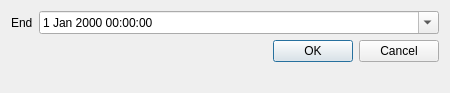
<?xml version="1.0" encoding="UTF-8"?>
<ui version="4.0">
 <class>EndDialog</class>
 <widget class="QDialog" name="EndDialog">
  <property name="geometry">
   <rect>
    <x>0</x>
    <y>0</y>
    <width>450</width>
    <height>93</height>
   </rect>
  </property>
  <property name="windowTitle">
   <string>Dialog</string>
  </property>
  <layout class="QFormLayout" name="formLayout">
   <item row="0" column="0">
    <widget class="QLabel" name="label">
     <property name="text">
      <string>End</string>
     </property>
    </widget>
   </item>
   <item row="0" column="1">
    <widget class="QDateTimeEdit" name="end">
     <property name="calendarPopup">
      <bool>true</bool>
     </property>
    </widget>
   </item>
   <item row="1" column="0" colspan="2">
    <widget class="QDialogButtonBox" name="buttonBox">
     <property name="orientation">
      <enum>Qt::Horizontal</enum>
     </property>
     <property name="standardButtons">
      <set>QDialogButtonBox::Cancel|QDialogButtonBox::Ok</set>
     </property>
    </widget>
   </item>
  </layout>
 </widget>
 <resources/>
 <connections>
  <connection>
   <sender>buttonBox</sender>
   <signal>accepted()</signal>
   <receiver>EndDialog</receiver>
   <slot>accept()</slot>
   <hints>
    <hint type="sourcelabel">
     <x>248</x>
     <y>254</y>
    </hint>
    <hint type="destinationlabel">
     <x>157</x>
     <y>274</y>
    </hint>
   </hints>
  </connection>
  <connection>
   <sender>buttonBox</sender>
   <signal>rejected()</signal>
   <receiver>EndDialog</receiver>
   <slot>reject()</slot>
   <hints>
    <hint type="sourcelabel">
     <x>316</x>
     <y>260</y>
    </hint>
    <hint type="destinationlabel">
     <x>286</x>
     <y>274</y>
    </hint>
   </hints>
  </connection>
 </connections>
</ui>
